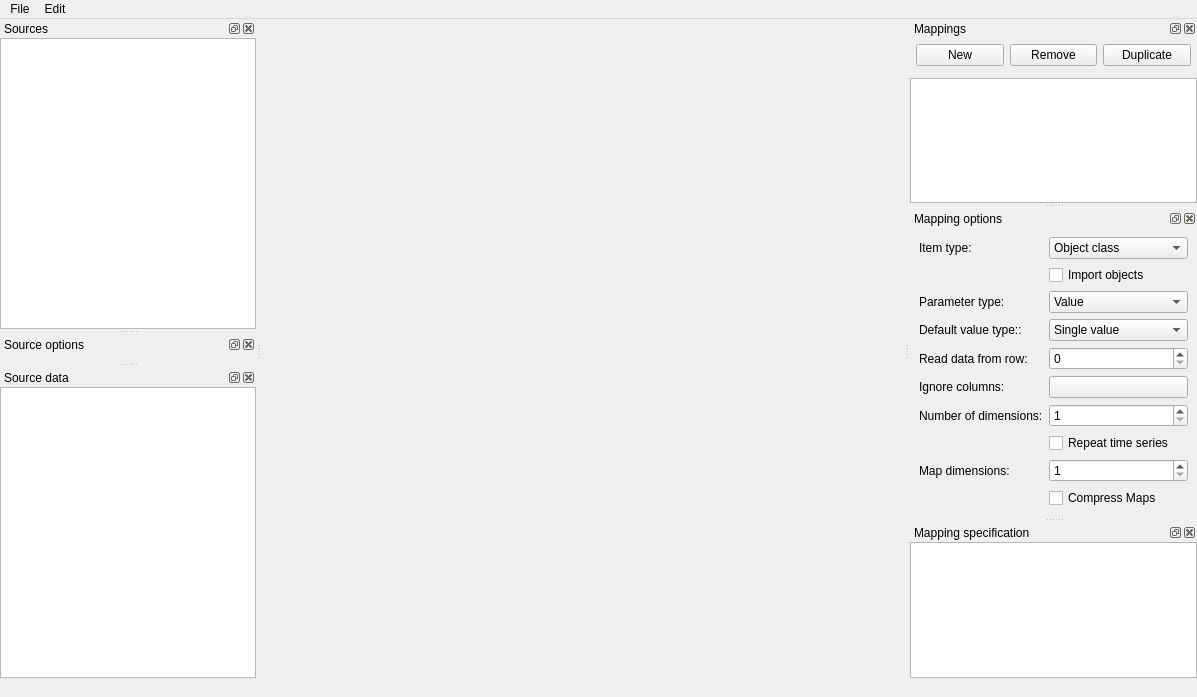
<?xml version="1.0" encoding="UTF-8"?>
<!--
######################################################################################################################
# Copyright (C) 2017-2020 Spine project consortium
# This file is part of Spine Items.
# Spine Items is free software: you can redistribute it and\/or modify it under the terms of the GNU Lesser General
# Public License as published by the Free Software Foundation, either version 3 of the License, or (at your option)
# any later version. This program is distributed in the hope that it will be useful, but WITHOUT ANY WARRANTY;
# without even the implied warranty of MERCHANTABILITY or FITNESS FOR A PARTICULAR PURPOSE. See the GNU Lesser General
# Public License for more details. You should have received a copy of the GNU Lesser General Public License along with
# this program. If not, see <http:\/\/www.gnu.org\/licenses\/>.
######################################################################################################################
-->
<ui version="4.0">
 <class>MainWindow</class>
 <widget class="QMainWindow" name="MainWindow">
  <property name="geometry">
   <rect>
    <x>0</x>
    <y>0</y>
    <width>1197</width>
    <height>697</height>
   </rect>
  </property>
  <property name="windowTitle">
   <string>Import Editor</string>
  </property>
  <property name="dockNestingEnabled">
   <bool>true</bool>
  </property>
  <widget class="QWidget" name="centralwidget"/>
  <widget class="QMenuBar" name="menubar">
   <property name="geometry">
    <rect>
     <x>0</x>
     <y>0</y>
     <width>1197</width>
     <height>27</height>
    </rect>
   </property>
   <widget class="QMenu" name="file_menu">
    <property name="title">
     <string>File</string>
    </property>
    <addaction name="actionLoad_file"/>
    <addaction name="actionSwitch_connector"/>
    <addaction name="separator"/>
    <addaction name="export_mappings_action"/>
    <addaction name="import_mappings_action"/>
    <addaction name="separator"/>
    <addaction name="close_action"/>
    <addaction name="separator"/>
   </widget>
   <widget class="QMenu" name="edit_menu">
    <property name="title">
     <string>Edit</string>
    </property>
   </widget>
   <addaction name="file_menu"/>
   <addaction name="edit_menu"/>
  </widget>
  <widget class="QStatusBar" name="statusbar">
   <property name="sizeGripEnabled">
    <bool>false</bool>
   </property>
  </widget>
  <widget class="QDockWidget" name="dockWidget_sources">
   <property name="windowTitle">
    <string>Sources</string>
   </property>
   <attribute name="dockWidgetArea">
    <number>1</number>
   </attribute>
   <widget class="QWidget" name="dockWidgetContents">
    <layout class="QVBoxLayout" name="verticalLayout_2">
     <property name="spacing">
      <number>0</number>
     </property>
     <property name="leftMargin">
      <number>0</number>
     </property>
     <property name="topMargin">
      <number>0</number>
     </property>
     <property name="rightMargin">
      <number>0</number>
     </property>
     <property name="bottomMargin">
      <number>0</number>
     </property>
     <item>
      <widget class="MultiCheckableTreeView" name="source_list">
       <property name="contextMenuPolicy">
        <enum>Qt::CustomContextMenu</enum>
       </property>
       <property name="textElideMode">
        <enum>Qt::ElideLeft</enum>
       </property>
       <property name="rootIsDecorated">
        <bool>true</bool>
       </property>
       <property name="headerHidden">
        <bool>true</bool>
       </property>
      </widget>
     </item>
    </layout>
   </widget>
  </widget>
  <widget class="QDockWidget" name="dockWidget_source_options">
   <property name="windowTitle">
    <string>Source options</string>
   </property>
   <attribute name="dockWidgetArea">
    <number>1</number>
   </attribute>
   <widget class="QWidget" name="dockWidgetContents_2">
    <layout class="QVBoxLayout" name="verticalLayout_5">
     <property name="spacing">
      <number>0</number>
     </property>
     <property name="leftMargin">
      <number>0</number>
     </property>
     <property name="topMargin">
      <number>0</number>
     </property>
     <property name="rightMargin">
      <number>0</number>
     </property>
     <property name="bottomMargin">
      <number>0</number>
     </property>
    </layout>
   </widget>
  </widget>
  <widget class="QDockWidget" name="dockWidget_source_data">
   <property name="windowTitle">
    <string>Source data</string>
   </property>
   <attribute name="dockWidgetArea">
    <number>1</number>
   </attribute>
   <widget class="QWidget" name="dockWidgetContents_3">
    <layout class="QVBoxLayout" name="verticalLayout_6">
     <property name="spacing">
      <number>0</number>
     </property>
     <property name="leftMargin">
      <number>0</number>
     </property>
     <property name="topMargin">
      <number>0</number>
     </property>
     <property name="rightMargin">
      <number>0</number>
     </property>
     <property name="bottomMargin">
      <number>0</number>
     </property>
     <item>
      <widget class="QStackedWidget" name="source_preview_widget_stack">
       <property name="currentIndex">
        <number>0</number>
       </property>
       <widget class="QWidget" name="table_page">
        <layout class="QVBoxLayout" name="verticalLayout_3">
         <property name="spacing">
          <number>0</number>
         </property>
         <property name="leftMargin">
          <number>0</number>
         </property>
         <property name="topMargin">
          <number>0</number>
         </property>
         <property name="rightMargin">
          <number>0</number>
         </property>
         <property name="bottomMargin">
          <number>0</number>
         </property>
         <item>
          <widget class="TableViewWithButtonHeader" name="source_data_table">
           <property name="contextMenuPolicy">
            <enum>Qt::CustomContextMenu</enum>
           </property>
          </widget>
         </item>
        </layout>
       </widget>
       <widget class="QWidget" name="loading_page">
        <layout class="QVBoxLayout" name="verticalLayout_4">
         <property name="spacing">
          <number>0</number>
         </property>
         <property name="leftMargin">
          <number>0</number>
         </property>
         <property name="topMargin">
          <number>0</number>
         </property>
         <property name="rightMargin">
          <number>0</number>
         </property>
         <property name="bottomMargin">
          <number>0</number>
         </property>
         <item>
          <layout class="QHBoxLayout" name="horizontalLayout">
           <property name="spacing">
            <number>0</number>
           </property>
           <item>
            <spacer name="horizontalSpacer">
             <property name="orientation">
              <enum>Qt::Horizontal</enum>
             </property>
             <property name="sizeHint" stdset="0">
              <size>
               <width>40</width>
               <height>20</height>
              </size>
             </property>
            </spacer>
           </item>
           <item>
            <widget class="QLabel" name="waiting_label">
             <property name="text">
              <string>Loading preview...</string>
             </property>
            </widget>
           </item>
           <item>
            <spacer name="horizontalSpacer_2">
             <property name="orientation">
              <enum>Qt::Horizontal</enum>
             </property>
             <property name="sizeHint" stdset="0">
              <size>
               <width>40</width>
               <height>20</height>
              </size>
             </property>
            </spacer>
           </item>
          </layout>
         </item>
        </layout>
       </widget>
      </widget>
     </item>
    </layout>
   </widget>
  </widget>
  <widget class="QDockWidget" name="dockWidget_mappings">
   <property name="windowTitle">
    <string>Mappings</string>
   </property>
   <attribute name="dockWidgetArea">
    <number>2</number>
   </attribute>
   <widget class="QWidget" name="dockWidgetContents_4">
    <layout class="QVBoxLayout" name="verticalLayout_7">
     <property name="spacing">
      <number>6</number>
     </property>
     <property name="leftMargin">
      <number>0</number>
     </property>
     <property name="topMargin">
      <number>0</number>
     </property>
     <property name="rightMargin">
      <number>0</number>
     </property>
     <property name="bottomMargin">
      <number>0</number>
     </property>
     <item>
      <layout class="QHBoxLayout" name="button_layout">
       <property name="leftMargin">
        <number>6</number>
       </property>
       <property name="topMargin">
        <number>6</number>
       </property>
       <property name="rightMargin">
        <number>6</number>
       </property>
       <property name="bottomMargin">
        <number>6</number>
       </property>
       <item>
        <widget class="QPushButton" name="new_button">
         <property name="text">
          <string>New</string>
         </property>
        </widget>
       </item>
       <item>
        <widget class="QPushButton" name="remove_button">
         <property name="text">
          <string>Remove</string>
         </property>
        </widget>
       </item>
       <item>
        <widget class="QPushButton" name="duplicate_button">
         <property name="text">
          <string>Duplicate</string>
         </property>
        </widget>
       </item>
      </layout>
     </item>
     <item>
      <widget class="QListView" name="mapping_list">
       <property name="contextMenuPolicy">
        <enum>Qt::CustomContextMenu</enum>
       </property>
       <property name="selectionMode">
        <enum>QAbstractItemView::ExtendedSelection</enum>
       </property>
      </widget>
     </item>
    </layout>
   </widget>
  </widget>
  <widget class="QDockWidget" name="dockWidget_mapping_options">
   <property name="windowTitle">
    <string>Mapping options</string>
   </property>
   <attribute name="dockWidgetArea">
    <number>2</number>
   </attribute>
   <widget class="QWidget" name="dockWidgetContents_5">
    <layout class="QFormLayout" name="formLayout_2">
     <property name="horizontalSpacing">
      <number>6</number>
     </property>
     <property name="verticalSpacing">
      <number>6</number>
     </property>
     <property name="leftMargin">
      <number>9</number>
     </property>
     <property name="topMargin">
      <number>9</number>
     </property>
     <property name="rightMargin">
      <number>9</number>
     </property>
     <property name="bottomMargin">
      <number>9</number>
     </property>
     <item row="0" column="0">
      <widget class="QLabel" name="class_type_label">
       <property name="text">
        <string>Item type:</string>
       </property>
      </widget>
     </item>
     <item row="0" column="1">
      <widget class="QComboBox" name="class_type_combo_box">
       <item>
        <property name="text">
         <string>Object class</string>
        </property>
       </item>
       <item>
        <property name="text">
         <string>Relationship class</string>
        </property>
       </item>
       <item>
        <property name="text">
         <string>Object group</string>
        </property>
       </item>
       <item>
        <property name="text">
         <string>Alternative</string>
        </property>
       </item>
       <item>
        <property name="text">
         <string>Scenario</string>
        </property>
       </item>
       <item>
        <property name="text">
         <string>Scenario alternative</string>
        </property>
       </item>
       <item>
        <property name="text">
         <string>Parameter value list</string>
        </property>
       </item>
       <item>
        <property name="text">
         <string>Feature</string>
        </property>
       </item>
       <item>
        <property name="text">
         <string>Tool</string>
        </property>
       </item>
       <item>
        <property name="text">
         <string>Tool feature</string>
        </property>
       </item>
       <item>
        <property name="text">
         <string>Tool feature method</string>
        </property>
       </item>
      </widget>
     </item>
     <item row="3" column="0">
      <widget class="QLabel" name="value_type_label">
       <property name="text">
        <string>Default value type::</string>
       </property>
      </widget>
     </item>
     <item row="3" column="1">
      <widget class="QComboBox" name="value_type_combo_box">
       <item>
        <property name="text">
         <string>Single value</string>
        </property>
       </item>
       <item>
        <property name="text">
         <string>Time series</string>
        </property>
       </item>
       <item>
        <property name="text">
         <string>Time pattern</string>
        </property>
       </item>
       <item>
        <property name="text">
         <string>Map</string>
        </property>
       </item>
       <item>
        <property name="text">
         <string>Array</string>
        </property>
       </item>
      </widget>
     </item>
     <item row="4" column="0">
      <widget class="QLabel" name="read_start_row_label">
       <property name="text">
        <string>Read data from row:</string>
       </property>
      </widget>
     </item>
     <item row="4" column="1">
      <widget class="QSpinBox" name="start_read_row_spin_box"/>
     </item>
     <item row="5" column="0">
      <widget class="QLabel" name="ignore_columns_label">
       <property name="text">
        <string>Ignore columns:</string>
       </property>
      </widget>
     </item>
     <item row="5" column="1">
      <widget class="QPushButton" name="ignore_columns_button">
       <property name="text">
        <string/>
       </property>
      </widget>
     </item>
     <item row="6" column="0">
      <widget class="QLabel" name="dimension_label">
       <property name="text">
        <string>Number of dimensions:</string>
       </property>
      </widget>
     </item>
     <item row="6" column="1">
      <widget class="QSpinBox" name="dimension_spin_box">
       <property name="minimum">
        <number>1</number>
       </property>
      </widget>
     </item>
     <item row="7" column="1">
      <widget class="QCheckBox" name="time_series_repeat_check_box">
       <property name="toolTip">
        <string>Set the repeat flag for all imported time series</string>
       </property>
       <property name="text">
        <string>Repeat time series</string>
       </property>
      </widget>
     </item>
     <item row="8" column="0">
      <widget class="QLabel" name="map_dimensions_label">
       <property name="text">
        <string>Map dimensions:</string>
       </property>
      </widget>
     </item>
     <item row="8" column="1">
      <widget class="QSpinBox" name="map_dimension_spin_box">
       <property name="minimum">
        <number>1</number>
       </property>
      </widget>
     </item>
     <item row="1" column="1">
      <widget class="QCheckBox" name="import_objects_check_box">
       <property name="text">
        <string>Import objects</string>
       </property>
      </widget>
     </item>
     <item row="9" column="1">
      <widget class="QCheckBox" name="map_compression_check_box">
       <property name="text">
        <string>Compress Maps</string>
       </property>
      </widget>
     </item>
     <item row="2" column="0">
      <widget class="QLabel" name="parameter_type_label">
       <property name="text">
        <string>Parameter type:</string>
       </property>
      </widget>
     </item>
     <item row="2" column="1">
      <widget class="QComboBox" name="parameter_type_combo_box">
       <item>
        <property name="text">
         <string>Value</string>
        </property>
       </item>
       <item>
        <property name="text">
         <string>Definition</string>
        </property>
       </item>
       <item>
        <property name="text">
         <string>None</string>
        </property>
       </item>
      </widget>
     </item>
    </layout>
   </widget>
  </widget>
  <widget class="QDockWidget" name="dockWidget_mapping_spec">
   <property name="windowTitle">
    <string>Mapping specification</string>
   </property>
   <attribute name="dockWidgetArea">
    <number>2</number>
   </attribute>
   <widget class="QWidget" name="dockWidgetContents_6">
    <layout class="QVBoxLayout" name="verticalLayout_8">
     <property name="spacing">
      <number>0</number>
     </property>
     <property name="leftMargin">
      <number>0</number>
     </property>
     <property name="topMargin">
      <number>0</number>
     </property>
     <property name="rightMargin">
      <number>0</number>
     </property>
     <property name="bottomMargin">
      <number>0</number>
     </property>
     <item>
      <widget class="QTableView" name="mapping_spec_table"/>
     </item>
    </layout>
   </widget>
  </widget>
  <action name="export_mappings_action">
   <property name="enabled">
    <bool>false</bool>
   </property>
   <property name="text">
    <string>Export mappings...</string>
   </property>
  </action>
  <action name="import_mappings_action">
   <property name="enabled">
    <bool>false</bool>
   </property>
   <property name="text">
    <string>Import mappings...</string>
   </property>
  </action>
  <action name="actionSave">
   <property name="text">
    <string>Save</string>
   </property>
  </action>
  <action name="close_action">
   <property name="text">
    <string>Close</string>
   </property>
   <property name="shortcut">
    <string>Ctrl+W</string>
   </property>
  </action>
  <action name="actionLoad_file">
   <property name="text">
    <string>Load file...</string>
   </property>
  </action>
  <action name="actionSwitch_connector">
   <property name="enabled">
    <bool>false</bool>
   </property>
   <property name="text">
    <string>Switch connector...</string>
   </property>
  </action>
 </widget>
 <customwidgets>
  <customwidget>
   <class>TableViewWithButtonHeader</class>
   <extends>QTableView</extends>
   <header>spine_items/importer/widgets/table_view_with_button_header.h</header>
  </customwidget>
  <customwidget>
   <class>MultiCheckableTreeView</class>
   <extends>QTreeView</extends>
   <header>spine_items/importer/widgets/multi_checkable_tree_view.h</header>
  </customwidget>
 </customwidgets>
 <tabstops>
  <tabstop>source_data_table</tabstop>
  <tabstop>new_button</tabstop>
  <tabstop>remove_button</tabstop>
  <tabstop>mapping_list</tabstop>
  <tabstop>class_type_combo_box</tabstop>
  <tabstop>import_objects_check_box</tabstop>
  <tabstop>value_type_combo_box</tabstop>
  <tabstop>start_read_row_spin_box</tabstop>
  <tabstop>ignore_columns_button</tabstop>
  <tabstop>dimension_spin_box</tabstop>
  <tabstop>time_series_repeat_check_box</tabstop>
  <tabstop>map_dimension_spin_box</tabstop>
  <tabstop>mapping_spec_table</tabstop>
 </tabstops>
 <resources/>
 <connections/>
</ui>
